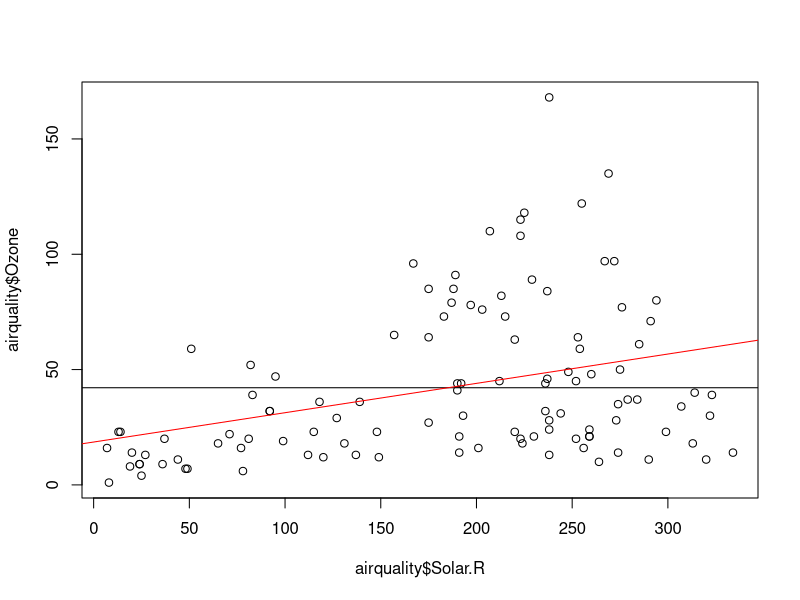
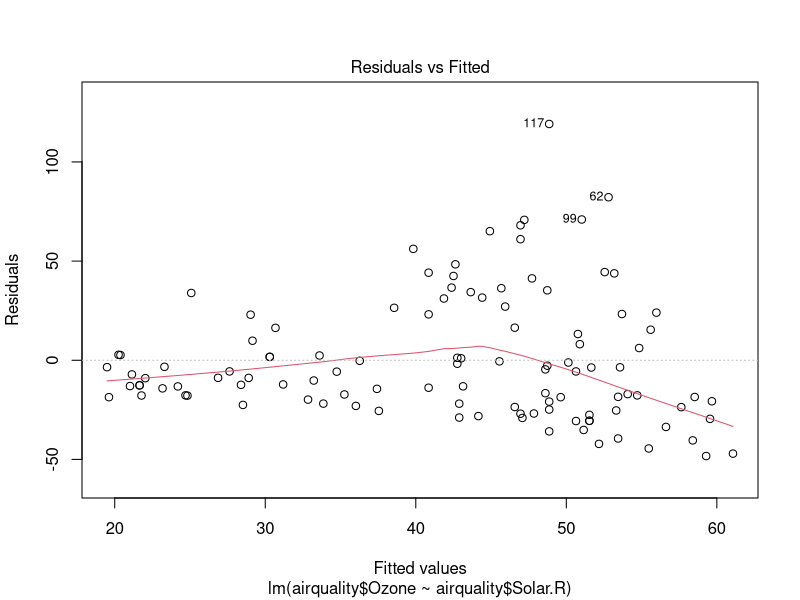
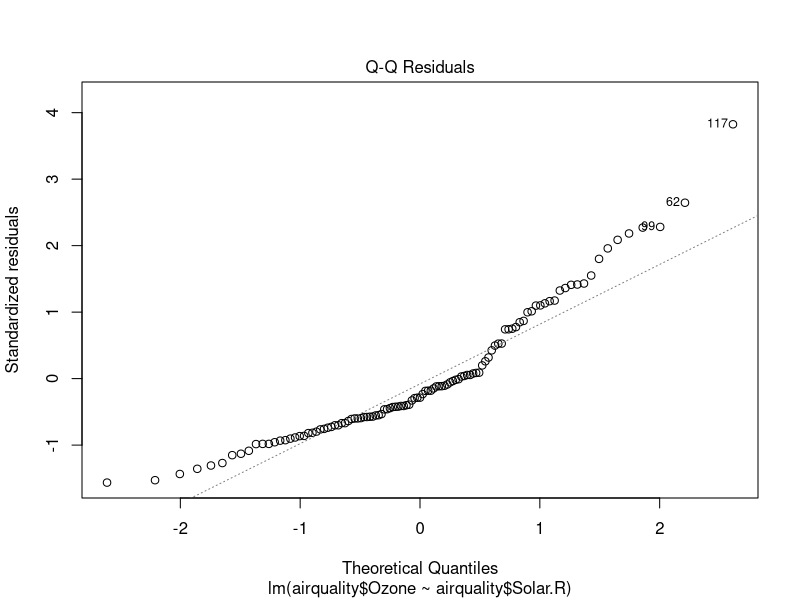
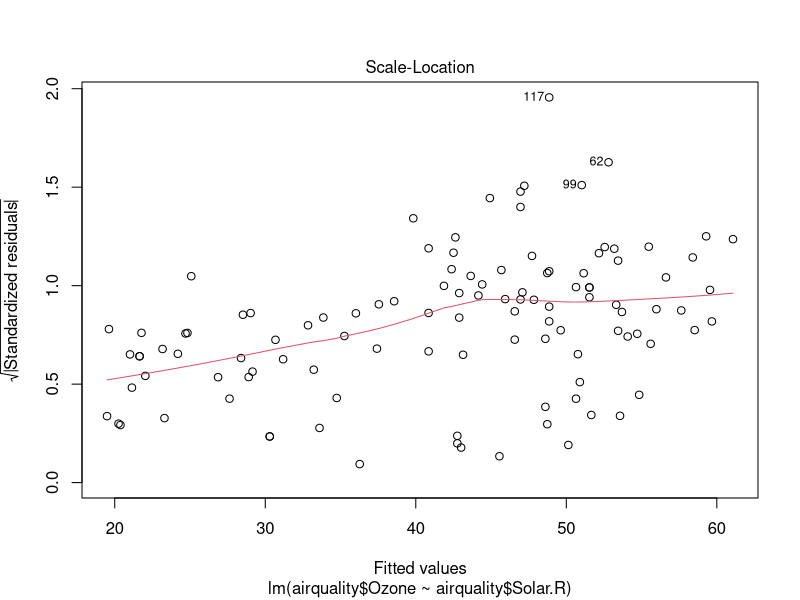
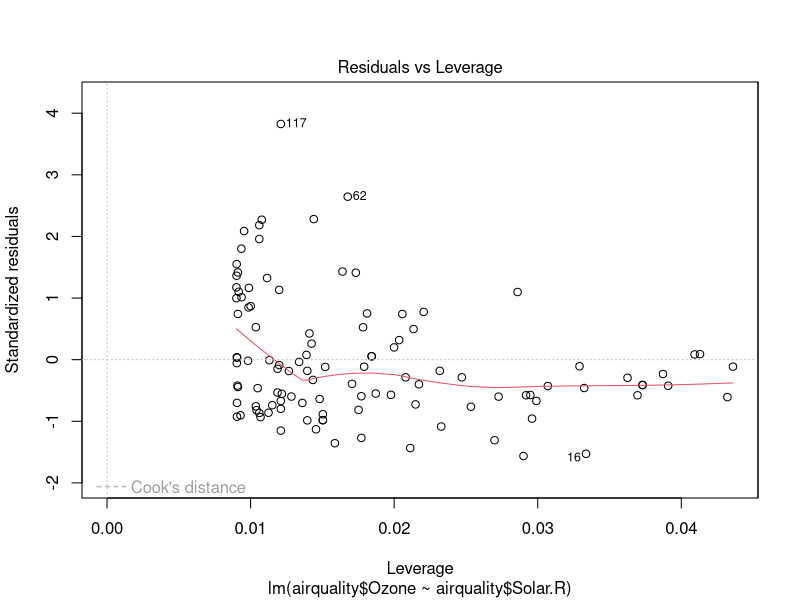

Recreate these plots in R, in order. (Note: this script raises an error after producing the figures.)
data("airquality")
cor(airquality)

names(airquality)
str(airquality)


plot(airquality$Ozone~airquality$Solar.R)

#mean of ozone concentration
mean.Ozone<-mean(airquality$Ozone,na.rm = TRUE)
abline(h=mean.Ozone)

#lm function to fit regression line in this data

lmmodel<-lm(airquality$Ozone~airquality$Solar.R)

lmmodel
abline(lmmodel,col="red")

plot(lmmodel)


termplot(lmmodel)

summary(lmmodel)

coplot(Ozone~Solar.R|Wind,panel=panel.smooth,airquality)


model2<-lm(Ozone~Solar.R*Wind,airquality)
plot(model2)


summary(model2)


termplot(model2)

summary(airquality$Solar.R)
predict(model2,data.frame(Solar.R=100,Wind=10))



p1<-predict(model2,data.frame(Solar.R=mean(airquality$Solar.R,na.rm = TRUE),Wind=1:20))

p2<-predict(model2,data.frame(Solar.R=100,Wind=1:20))

p3<-predict(model2,data.frame(Solar.R=300,Wind=1:20))


plot(Ozone~Wind,airquality)
lines(1:20,p1)
lines(1:20,p2)
lines(1:20,p3)








